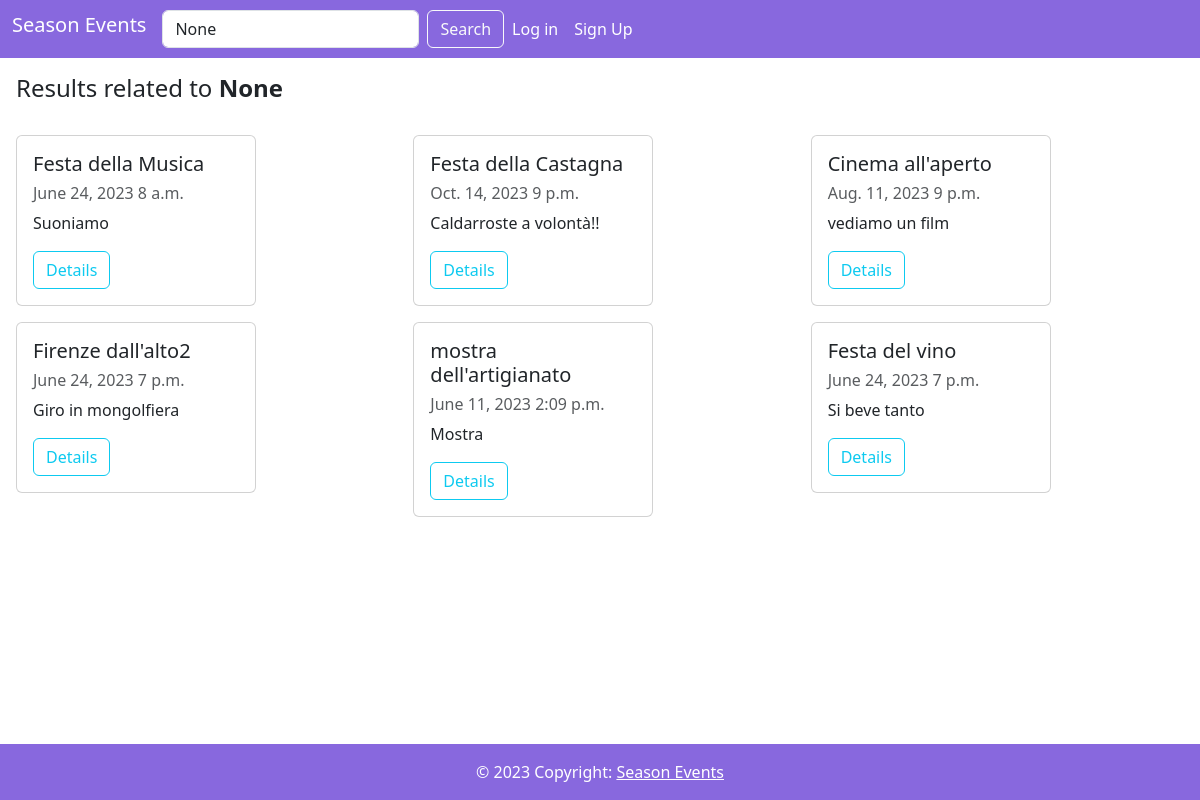
The app's page /search/, older data.
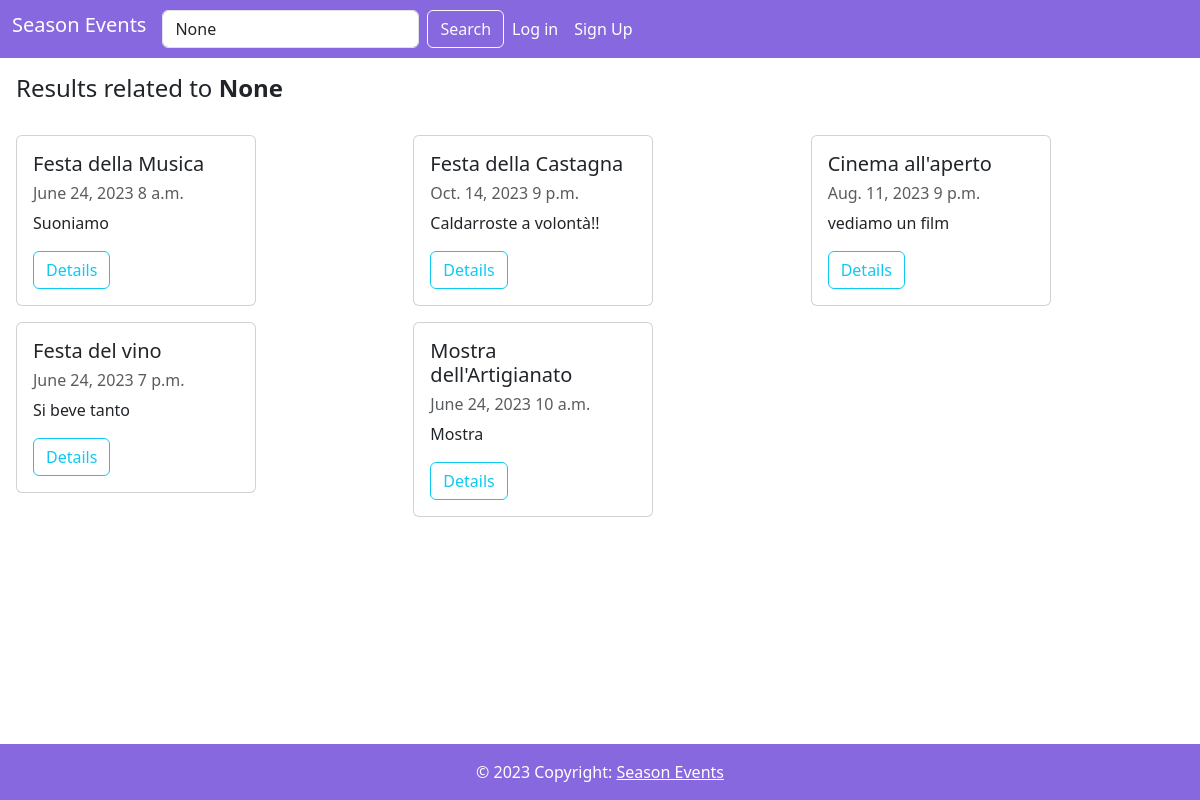
The same page, newer data.
### event/models.py (models this page shows, shortened)
class Event(models.Model):
    title = models.CharField(max_length=100, primary_key=True)
    description = models.TextField()
    date = models.DateField()
    time = models.TimeField(default=datetime.time)
    location = models.CharField(max_length=100)
    program = models.TextField(default='Not Available')
    image = models.ImageField(upload_to='media/images/', null=True, blank=True)
    category = models.ManyToManyField('EventCategory')
    creator = models.ForeignKey(User, on_delete=models.CASCADE, related_name='events_created')
    max_seats = models.PositiveIntegerField()
    available_seats = models.PositiveIntegerField()

### event/views.py (the view)
# urls.py: path('search/', views.event_search, name='event_search'),
def event_search(request):
    query = request.GET.get('query')
    events = Event.objects.all()
    if query:
        events = events.filter(title__icontains=query) | events.filter(category__name__icontains=query)
    return render(request, 'event_search.html', {'events': events, 'query': query})

### templates/event_search.html (shortened to what this page needs)
{% extends "base.html" %}
{% block content %}
    <h4 class="mx-3 my-3">Results related to <b>{{ query }}</b></h4>
    <div class="d-flex justify-content-start mx-3 flex-wrap">
        {% if events %}
            <div class="row ml-3">
                {% for event in events %}
                <div class="col-xs-12 col-sm-6 col-lg-4 mt-3">
                    <div class="card" style="width: 15rem;">
                        <div class="card-body">
                            <h5 class="card-title">
                                {{ event.title }}
                            </h5>
                            <h6 class="sub-title mb-2 text-body-secondary">{{ event.date }} {{ event.time }}</h6>
                            <p class="card-descr">
                                {{ event.description }}
                            </p>
                            <a href="{% url 'event:event_detail' title=event.title %}" class="btn btn-outline-info">
                                Details</a>
                        </div>
                    </div>
                </div>
                {% endfor %}
            </div>
        {% else %}
            <p>No events found.</p>
        {% endif %}
    </div>
{% endblock %}

Row changes from the older to the newer data that the page shows:
removed Event: title "Firenze dall'alto2", date "June 24, 2023", time "7 p.m.", description "Giro in mongolfiera"
removed Event: title "mostra dell'artigianato", date "June 11, 2023", time "2:09 p.m.", description "Mostra"
added Event: title "Mostra dell'Artigianato", date "June 24, 2023", time "10 a.m.", description "Mostra"
